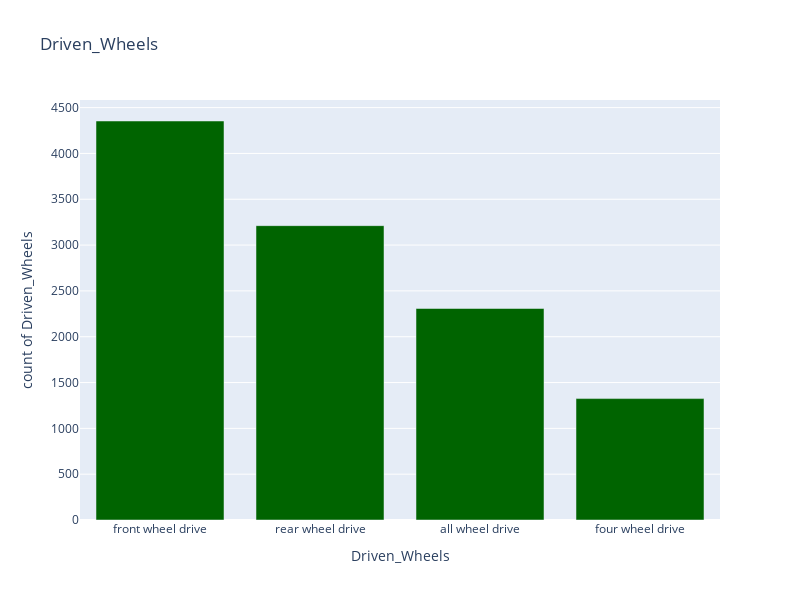

The notebook cell this image was saved under:
### Code cell
value_count(data, 'Driven_Wheels')

### Figure 1 — Plotly figure (JSON) as saved in the notebook; plotly's stock layout.template omitted (floating-point values rounded to 4 significant figures)
{"data": [{"alignmentgroup": "True", "hovertemplate": "Driven_Wheels=%{x}<br>count of Driven_Wheels=%{y}<extra></extra>", "legendgroup": "", "marker": {"color": "darkgreen", "pattern": {"shape": ""}}, "name": "", "offsetgroup": "", "orientation": "v", "showlegend": false, "textposition": "auto", "type": "bar", "x": ["front wheel drive", "rear wheel drive", "all wheel drive", "four wheel drive"], "xaxis": "x", "y": [4354, 3212, 2308, 1325], "yaxis": "y"}], "layout": {"barmode": "relative", "height": 600, "legend": {"tracegroupgap": 0}, "title": {"text": "Driven_Wheels"}, "width": 800, "xaxis": {"anchor": "y", "domain": [0, 1], "title": {"text": "Driven_Wheels"}}, "yaxis": {"anchor": "x", "domain": [0, 1], "title": {"text": "count of Driven_Wheels"}}}}
